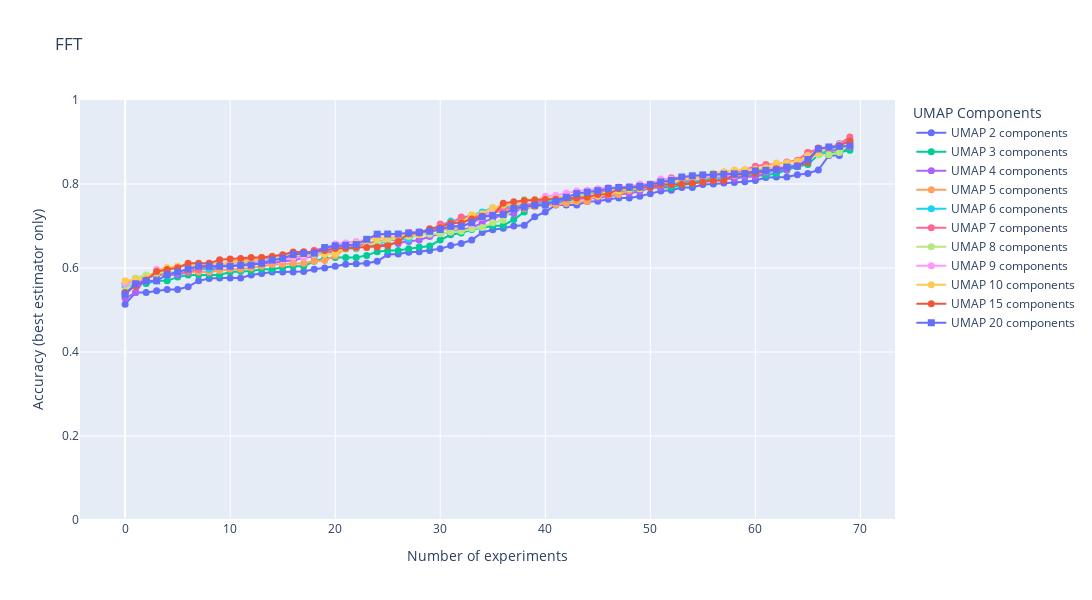

Write notebook code for a chart like this one.
### Markdown cell above
## Pergunta 2

Como a escolha do dataset no treinamento do UMAP afeta os resultados da tarefa?

- Normalizar pelo melhor do dataset de teste
- Marcador por dataset
- Comparar MAE

### Code cell
df = results.copy()
df = filter_domain_fft_only(df)
df = filter_features_all(df)
df = filter_reducer_over_all(df)
df = filter_scaler_none(df)
df = filter_view_standardized_inter_balanced(df)
# df = pd.concat([filter_only_reducer_dataset_diferent_from_train(df), filter_only_reducer_dataset_equals_train_dataset(df)])
df = filter_only_reducer_dataset_diferent_from_train(df)
df = filter_same_train_test(df)
df = best_of_each_estimator(df)

marker_colors = list(itertools.product(markers, colors))

fig = go.Figure()

for i, n_components in enumerate(sorted(df["umap components"].unique())):
    df_comp = df[df["umap components"] == n_components]
    # df_comp = best_of_each_estimator(df_comp)
    df_comp.sort_values(by="accuracy (mean)", inplace=True)
    fig.add_trace(
        go.Scatter(
            x=list(range(len(df_comp))),
            y=df_comp["accuracy (mean)"],
            name=f"UMAP {n_components} components",
            mode="lines+markers",
            marker=dict(
                color=marker_colors[i][1],
                symbol=marker_colors[i][0],
                size=7,
            ),
        )
    )

fig.update_layout(
    title="FFT",
    xaxis_title="Number of experiments",
    yaxis_title="Accuracy (best estimator only)",
    legend_title="UMAP Components",
    width=1200,
    height=600,
    yaxis=dict(range=[0, 1]),
    # xaxis=dict(tickmode="linear")
)
fig.show()
